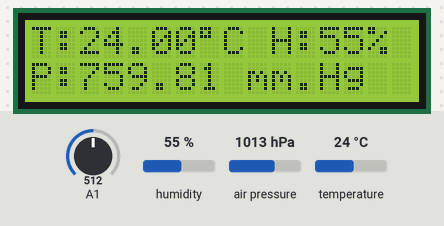
Recording of a sketch running on a simulated Arduino Uno, built with avr-gcc and run on an emulated ATmega328P. Shown: 16×2 character LCD. Inputs (shaded band) come from the test bench; at power-on: humidity 55 %, air pressure 1013 hPa, temperature 24 °C, A1 = 512.

Above: at 11.2 s.
11.3 s: humidity set to 22 %
At 14.2 s:
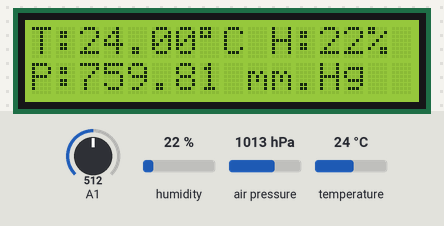
14.6 s: air pressure set to 952 hPa
At 16.9 s:
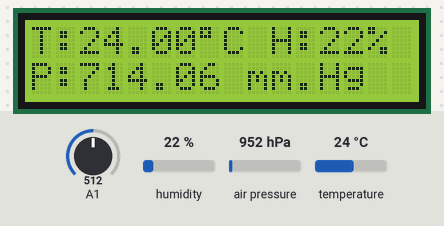
17.9 s: temperature set to 12 °C
At 19.6 s:
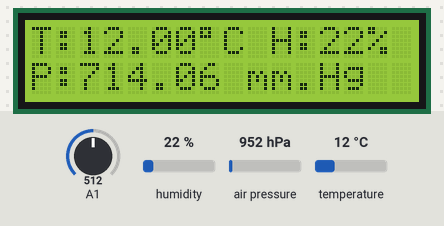
21.2 s: humidity set to 40 %
At 23.5 s:
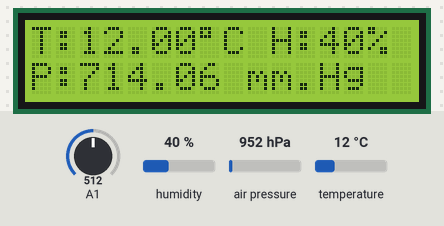
Timing chart, 0 to 25.0 s (numbered marks = the images above; inputs shaded):
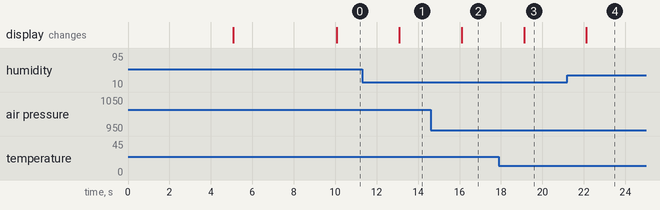

Measured:
- after the input at 11.3 s, the display: changes after 1.8 s (image 1)
- after the input at 14.6 s, the display: changes after 1.5 s (image 2)
- after the input at 17.9 s, the display: changes after 1.2 s (image 3)
- after the input at 21.2 s, the display: changes after 0.93 s (image 4)

The sketch:

Barometr_LCD_OLD.ino
```cpp
#include <Wire.h>
#include <SPI.h>
#include <Adafruit_Sensor.h>
#include <Adafruit_BME280.h>
#include <LiquidCrystal.h>
#include <AM2320.h>

// Задаємо кнопки
#define BTN_UP       1
#define BTN_DOWN     2
#define BTN_LEFT     3
#define BTN_RIGHT    4
#define BTN_SELECT   5
#define BTN_NONE    10

// Піни для екрану
LiquidCrystal lcd(8, 9, 4, 5, 6, 7);

// I2C
Adafruit_BME280 bme;
AM2320 am;

unsigned long delayTime = 3000; // в мілісекундах
bool status; // статус давач BME
bool sensor_BME = 1; // чи використовується давач BME
float pressure_mm; // для визначення тиску у мм.рт.ст.

void setup() {
    lcd.begin(16, 2);
    welcome();
    status_sensors();
}


void loop() {
    lcd.clear();
    if(detectButton() == BTN_UP){
      sensor_BME = !sensor_BME;
    }
    if(sensor_BME == 1)
      printValues_BME();
    else
      printValues_AM();
    delay(delayTime);
}


void printValues_BME() {
    // ТЕМПЕРАТУРА
    lcd.print("T:");
    lcd.print(bme.readTemperature());
    lcd.print((char)223);
    lcd.print("C ");

    // ВОЛОГІСТЬ
    lcd.print("H:");
    lcd.print((int)bme.readHumidity());
    lcd.print("%");

    // ТИСК
    lcd.setCursor(0,1);
    lcd.print("P:");
    pressure_mm = bme.readPressure() / 100.0F * 0.7500637; // для визначення тиску у мм.рт.ст.
    lcd.print(pressure_mm);
    lcd.print(" mm.Hg");
}

void printValues_AM() {
    am.Read();
    // ТЕМПЕРАТУРА
    lcd.print("T:");
    lcd.print(am.t);
    lcd.print((char)223);
    lcd.print("C ");

    // ВОЛОГІСТЬ
    lcd.setCursor(0,1);
    lcd.print("H:");
    lcd.print(am.h);
    lcd.print("%");
}


int detectButton() {
  int keyAnalog =  analogRead(A1);
  if (keyAnalog < 100) {
      // Нажата кнопка right
      return BTN_RIGHT;
  } else if (keyAnalog < 200) {
      // Нажата кнопка UP
      return BTN_UP;
  } else if (keyAnalog < 400) {
      // Нажата кнопка DOWN
      return BTN_DOWN;
  } else if (keyAnalog < 600) {
      // Нажата кнопка LEFT
      return BTN_LEFT;
  } else if (keyAnalog < 800) {
      return BTN_SELECT;
      // Нажата кнопка Select
  } else {
      // Нічого не нажато
      return BTN_NONE;
  }
}

// вивід привітання
void welcome(void){
  lcd.print("+-+-BAROMETR-+-+");
    lcd.setCursor(0,1);
  lcd.print("+-+-KAVIeLIK-+-+");
    delay(5000);
    lcd.clear();
    lcd.print("Reading sensors");
    delay(5000);
    lcd.clear();
}

// перевірка роботи сенсора
void status_sensors(){
  status = bme.begin();
    while(!status) {
        status = bme.begin();
        lcd.clear();
        lcd.print("Error. Check");
        lcd.setCursor(0,1);
        lcd.print("connections");
   }
}
```
